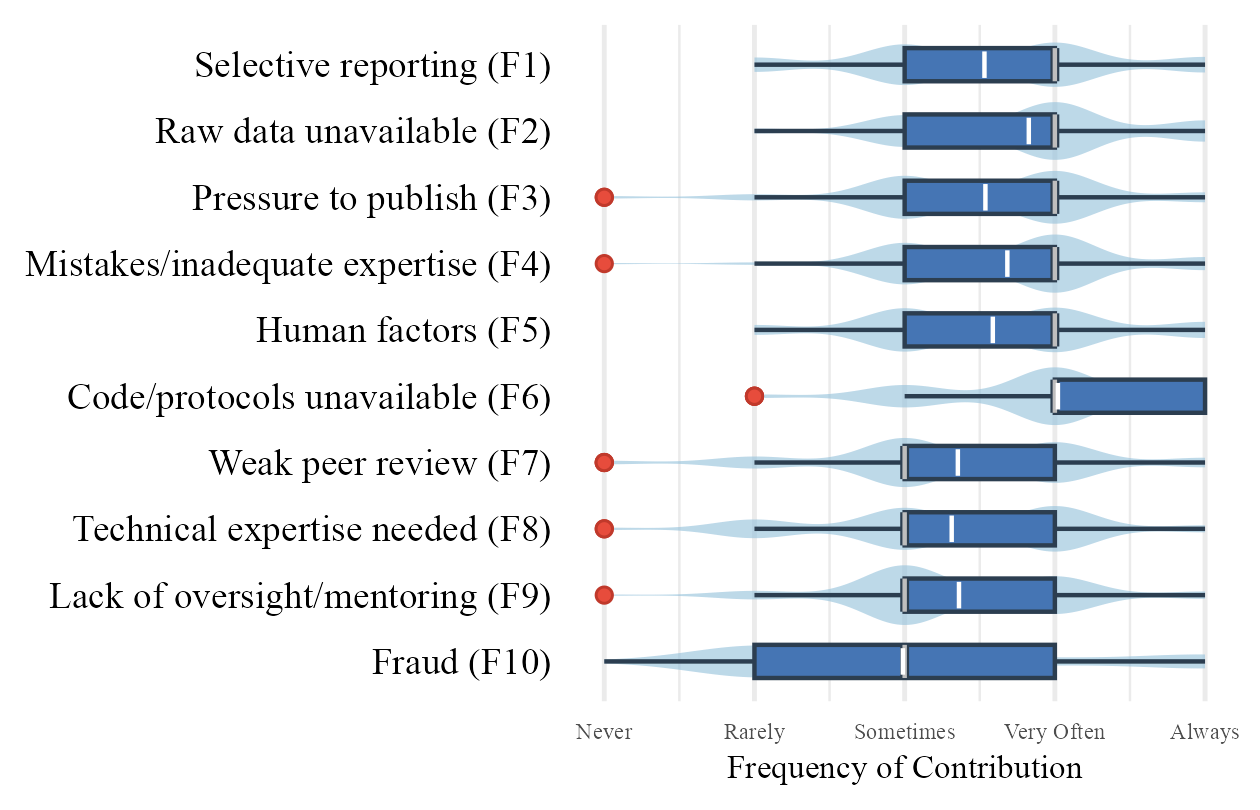

Recreate this plot in R.
this_file <- dirname(rstudioapi::getSourceEditorContext()$path)
setwd(this_file)


library(extrafont)
library(tidyverse)

q25_data <- tribble(
  ~Factor, ~Always, ~VeryOften, ~Sometimes, ~Rarely, ~Never,
  "Fraud (F10)", 16, 7, 23, 36, 2,
  "Pressure to publish (F3)", 8, 43, 35, 5, 2,
  "Lack of oversight/mentoring (F9)", 6, 31, 49, 7, 1,
  "Weak peer review (F7)", 8, 34, 41, 10, 3,
  "Selective reporting (F1)", 13, 37, 34, 12, 0,
  "Mistakes/inadequate expertise (F4)", 11, 49, 35, 2, 1,
  "Raw data unavailable (F2)", 18, 49, 27, 4, 0,
  "Code/protocols unavailable (F6)", 27, 49, 19, 3, 0,
  "Technical expertise needed (F8)", 6, 39, 36, 16, 2,
  "Human factors (F5)", 13, 36, 35, 8, 0
)

q25_long <- q25_data %>%
  pivot_longer(cols = -Factor, names_to = "Rating", values_to = "Count") %>%
  mutate(
    Score = case_when(
      Rating == "Never" ~ 1,
      Rating == "Rarely" ~ 2,
      Rating == "Sometimes" ~ 3,
      Rating == "VeryOften" ~ 4,
      Rating == "Always" ~ 5
    )
  ) %>%
  uncount(weights = Count)

p <- ggplot(q25_long, aes(
  x = fct_reorder(Factor, Score, .fun = median), 
  y = Score
)) +
  geom_violin(fill = "#91bfdb", alpha = 0.6, color = NA, scale = "area") +
  geom_boxplot(
    width = 0.5,
    fill = "#4575b4", 
    color = "#2c3e50",
    outlier.shape = 21, 
    outlier.fill = "#e74c3c", 
    outlier.color = "#c0392b"
  ) +
  stat_summary(fun = median, geom = "crossbar", width = 0.5, color = "grey", fatten = 1) +
  stat_summary(fun = mean, geom = "crossbar", width = 0.4, color = "white", fatten = 1) +
  coord_flip() +
  scale_y_continuous(
    breaks = 1:5,
    labels = c("Never", "Rarely", "Sometimes", "Very Often", "Always")
  ) +
  labs(
    x = NULL,
    y = "Frequency of Contribution"
  ) +
  theme_minimal(base_size = 12, base_family = "Times New Roman") +
  theme(
    axis.text.y = element_text(color = "black", size = 9),
    axis.text.x = element_text(size = 5.5),
    plot.title = element_text(size = 10, face = "bold"),
    panel.grid.major.y = element_blank(),
    axis.title.x = element_text(size = 8)
  )

ggsave("Fig4.png", plot = p, width = 4.2, height = 2.7)
getwd()